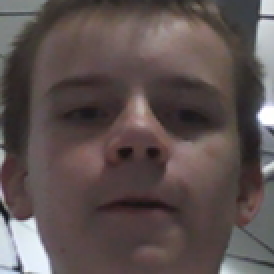
#> input picture data/1564147379.4259613.png, 137 x 137 px, given in place of the camera (shown 2 times larger)
$ python index.py data/1564147379.4259613.png
#> lines starting #> are read from the running program, lines starting #| are printed output that depends on the picture; after the words box and inside, x2 and y2 are one past the last pixel; in counts of white or black regions, pixels touching at a corner belong together
#> further down, frame is the input picture: shape (137, 137, 3); mean B, G, R 79.8, 81, 92.8
from PIL import Image
from cv2.data import haarcascades as H_DIR
import cv2
import pickle
import requests
import sys
import threading
import time


a=sys.argv[1:]
a="--log --show --debug --upload http://localhost:8010/ --min-eyes 1 --max-eyes 3".split(" ")
LOG=("--log" in a)
SHOW=("--show" in a)
V_FLIP=("--flip-v" in a)
H_FLIP=("--flip-h" in a)
SAVE=("--save" in a)
DEBUG=("--debug" in a)
MIN_EYES=max((int(a[a.index("--min-eyes")+1]) if "--min-eyes" in a else 2),0)
MAX_EYES=(int(a[a.index("--max-eyes")+1]) if "--max-eyes" in a else 2)
OUT_DIR=(a[a.index("--out-path")+1] if "--out-path" in a else ".")
UPLOAD_DIR=(a[a.index("--upload")+1] if "--upload" in a else None)
H_DIR=(a[a.index("--haarcascades-path")+1] if "--haarcascades-path" in a else H_DIR)


def r(frame):
	if (V_FLIP==True):
		frame=cv2.flip(frame,0)
	if (H_FLIP==True):
		frame=cv2.flip(frame,1)
	gr=cv2.cvtColor(frame,cv2.COLOR_BGR2GRAY)
	d=frame.copy()
	o=face.detectMultiScale(gr)
#> o = [[5, 6, 126, 126]]
	eo=eye.detectMultiScale(gr)
#> eo = [[29, 44, 27, 27]]
	no=[]
	for k in o:
		no+=[[tuple(k),0]]
#> this loop made 1 pass
#> no on pass 1: [[(5, 6, 126, 126), 0]]
	for e in eo:
		e=tuple(e)
		for f in no:
			k=f[0]
			if (k[0]<=e[0] and k[1]<=e[1] and k[2]>=e[2] and k[3]>=e[3]):
				f[1]+=1
#> this loop made 1 pass
#> after the loop, f = [(5, 6, 126, 126), 1]
	for k in no:
		for o in no:
			if (k==o):continue
			for p in [list(o[0][:2]),[o[0][0]+o[0][2],o[0][1]+o[0][3]]]:
				if (p[0]>=k[0][0] and p[1]>=k[0][1] and p[0]<=k[0][0]+k[0][2] and p[1]<=k[0][1]+k[0][3]):
					if (abs(k[1]-(MIN_EYES/2+MAX_EYES/2))<abs(o[1]-(MIN_EYES/2+MAX_EYES/2))):
						o[1]=-1
					else:
						k[1]=-1
					break
#> this loop made 1 pass
#> after the loop, o = [(5, 6, 126, 126), 1]
	for k in no:
		if (MIN_EYES>k[1] or MAX_EYES<k[1]):
			if (DEBUG==True and k[1]!=-1):
				k=k[0]
				cv2.rectangle(d,tuple(k[:2]),(k[0]+k[2],k[1]+k[3]),(0,0,128),3)
			continue
		k=k[0]
		o=cv2.cvtColor(frame,cv2.COLOR_BGR2RGB)
		i=Image.fromarray(o)
		i=i.crop(k[:2]+(k[0]+k[2],k[1]+k[3]))
		if (SAVE==True):
			i.save(f"{OUT_DIR}/{time.time()}.png")
		if (UPLOAD_DIR!=None):
			def f():
				d=pickle.dumps([i.mode,i.size,i.tobytes()])
				requests.post(UPLOAD_DIR,data=d)
			thr=threading.Thread(target=f,args=(),kwargs={})
			thr.start()
		if (LOG==True):
			print("Detected!")
		if (DEBUG==True):
			cv2.rectangle(d,tuple(k[:2]),(k[0]+k[2],k[1]+k[3]),(0,128,0),3)
#> this loop made 1 pass
#| Detected!
#> pass 1, in r, `i=i.crop(k[:2]+(k[0]+k[2],k[1]+k[3]))`:
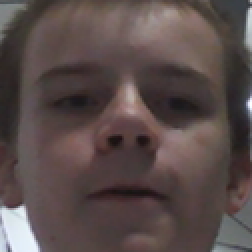
#> i: PIL image 126x126 RGB (shown 2 times larger); mean R, G, B 89.5, 75.9, 74.4
#> after the loop:
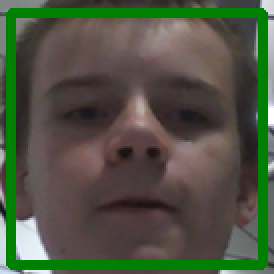
#> d: shape (137, 137, 3) (shown 2 times larger); 13.36% of pixels changed, all inside (x1, y1, x2, y2) = (3, 4, 134, 135)
	if (DEBUG==True):
		for k in eo:
			cv2.rectangle(d,tuple(k[:2]),(k[0]+k[2],k[1]+k[3]),(128,0,128),2)
#> this loop made 1 pass
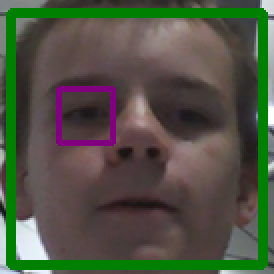
#> d: shape (137, 137, 3) (shown 2 times larger); 1.7% of pixels changed, all inside (x1, y1, x2, y2) = (28, 43, 58, 73)
	return d


c=cv2.VideoCapture(0)
face=cv2.CascadeClassifier()
face.load(H_DIR+"haarcascade_frontalface_default.xml")
eye=cv2.CascadeClassifier()
eye.load(H_DIR+"haarcascade_eye_tree_eyeglasses.xml")


if (LOG==True):
	print("Start")


while True:
	_,frame=c.read()
	frame=r(frame)
	if (SHOW==True):
		cv2.imshow("Cap",frame)
		cv2.waitKey(1)


c.release()

$ run again, on data/1564147379.7676535.png
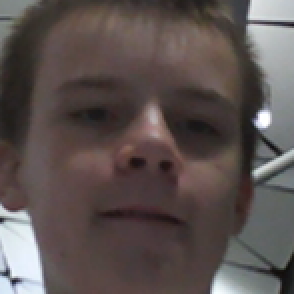
#> input picture data/1564147379.7676535.png, 147 x 147 px, given in place of the camera (shown 2 times larger)
#> frame is the input picture: shape (147, 147, 3); mean B, G, R 79.8, 81.7, 91.6
#> in r, `o=face.detectMultiScale(gr)`: o = [[8, 7, 132, 132]]
#> eo = [[31, 41, 31, 31]]
#> the loop in r, `for k in o:` made 1 pass
#> no on pass 1: [[(8, 7, 132, 132), 0]]
#> the loop in r, `for e in eo:` made 1 pass
#> after the loop in r, `for e in eo:`: f = [(8, 7, 132, 132), 1]
#> the loop in r, `for k in no:` made 1 pass
#> the loop in r, `for k in no:` made 1 pass
#> (printed output is left out)
#> after the loop in r, `for k in no:`:
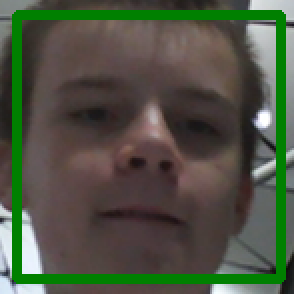
#> d: shape (147, 147, 3) (shown 2 times larger); 12.16% of pixels changed, all inside (x1, y1, x2, y2) = (6, 5, 143, 142)
#> the loop in r, `for k in eo:` made 1 pass
#> after the loop in r, `for k in eo:`:
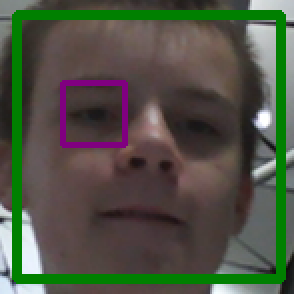
#> d: shape (147, 147, 3) (shown 2 times larger); 1.7% of pixels changed, all inside (x1, y1, x2, y2) = (30, 40, 64, 74)

$ run again, on data/1564147380.2903068.png
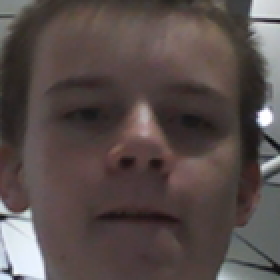
#> input picture data/1564147380.2903068.png, 140 x 140 px, given in place of the camera (shown 2 times larger)
#> frame is the input picture: shape (140, 140, 3); mean B, G, R 74.5, 76.6, 87.6
#> in r, `o=face.detectMultiScale(gr)`: o = [[5, 5, 128, 128]]
#> eo = [[28, 43, 29, 29]]
#> the loop in r, `for k in o:` made 1 pass
#> no on pass 1: [[(5, 5, 128, 128), 0]]
#> the loop in r, `for e in eo:` made 1 pass
#> after the loop in r, `for e in eo:`: f = [(5, 5, 128, 128), 1]
#> the loop in r, `for k in no:` made 1 pass
#> the loop in r, `for k in no:` made 1 pass
#> (printed output is left out)
#> after the loop in r, `for k in no:`:
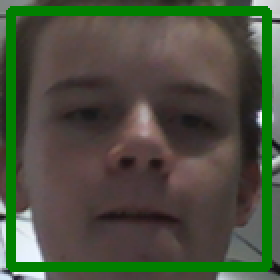
#> d: shape (140, 140, 3) (shown 2 times larger); 13% of pixels changed, all inside (x1, y1, x2, y2) = (3, 3, 136, 136)
#> the loop in r, `for k in eo:` made 1 pass
#> after the loop in r, `for k in eo:`:
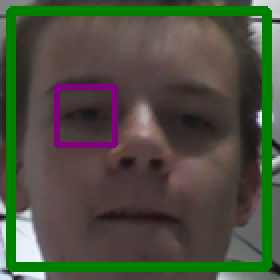
#> d: shape (140, 140, 3) (shown 2 times larger); 1.76% of pixels changed, all inside (x1, y1, x2, y2) = (27, 42, 59, 74)
